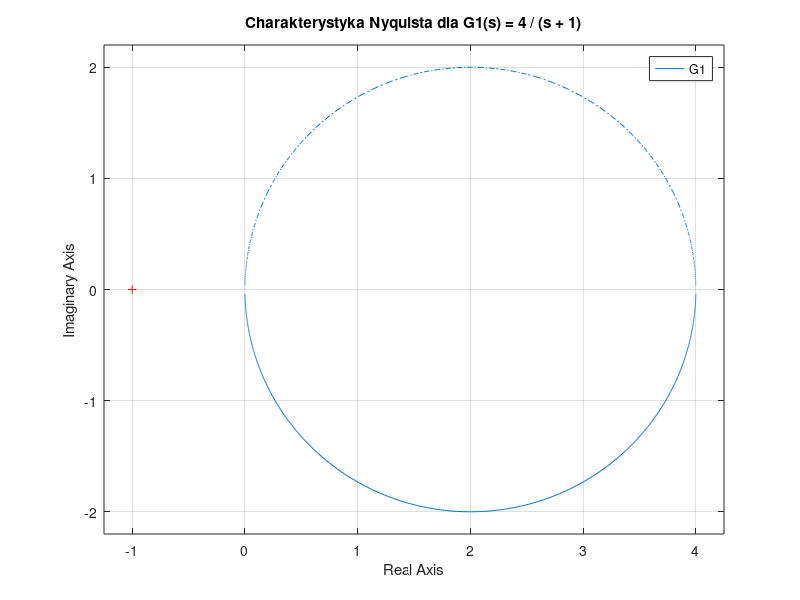

This chart was generated by the following MATLAB code:
A = 4; % parametry G1(s)
B = 1;

G1 = tf(A, [B 1]); % definicja G1(s)

nyquist(G1);% charakterystyka amplitudowo-fazowa
title('Charakterystyka Nyquista dla G1(s) = 4 / (s + 1)');

